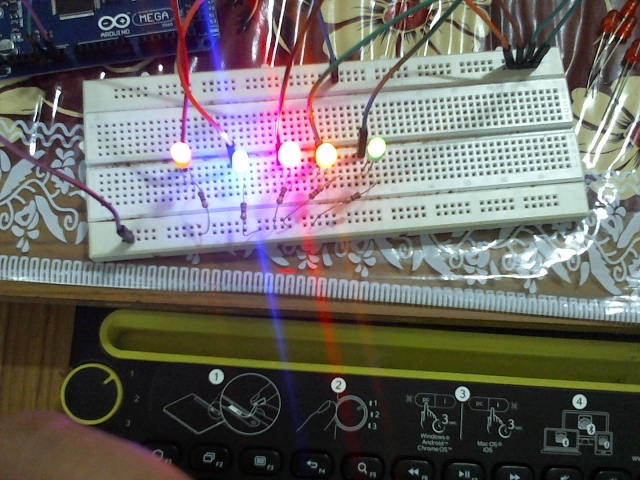
#> input picture test/avneesh_test_files/cv_algo/Camera_tools/images/captured_image2.jpg, 640 x 480 px
$ python Image_viewer.py
#> lines starting #> are read from the running program, lines starting #| are printed output that depends on the picture
"""
Author: Avneesh Mishra
Purpose: View and inspect an image using the inspection tool
note: ../Camera_tools/images/captured_image.jpg contains GREEN color LEDs
note: ../Camera_tools/images/captured_image1.jpg contains RED color LEDs
"""
import cv2 as cv
# Location of the file to be read and read image
image_location = "../Camera_tools/images/captured_image2.jpg"
img = cv.imread(image_location)
#> img is the input picture: shape (480, 640, 3); mean B, G, R 101.3, 104.5, 107.8
# Grayscale conversion
img_gray = cv.cvtColor(img, cv.COLOR_BGR2GRAY)
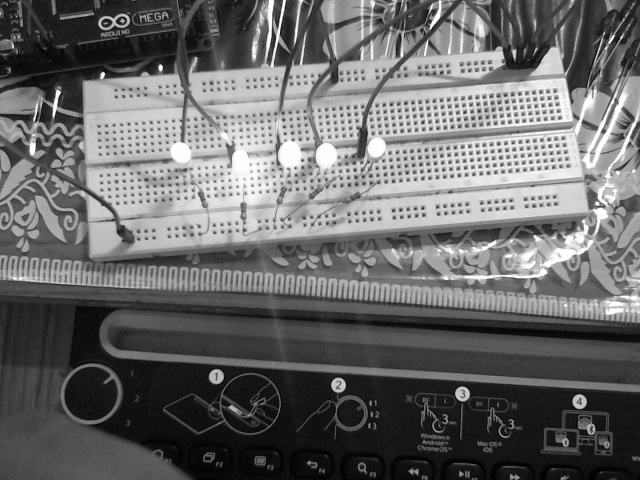
#> img_gray: shape (480, 640); min 0, max 255, mean 105.1
# Display image in windows
cv.namedWindow("Image")
cv.moveWindow("Image", 700, 30)
cv.namedWindow("Image Gray")
cv.moveWindow("Image Gray", 10, 30)
# Display slidebar window for thresholding
THRESH_VALUE = 0    # High pass thresholding


# Callback function for the trackbar
def threshChangeTo(value):
    """
    Change threshold
    :param value: new value
    :return: None
    """
    global THRESH_VALUE
    THRESH_VALUE = value


cv.namedWindow("Settings")
cv.moveWindow("Settings", 900, 620)
cv.createTrackbar("Threshold", "Settings", 0, 255, threshChangeTo)
while True:
    cv.imshow("Image", img)
    cv.imshow("Image Gray", img_gray)
    # TODO: Add thresholding code
    key = cv.waitKey(1) & 0xFF
#> (key q is pressed here)
    if key == ord('q'):
        break

cv.destroyAllWindows()

$ run again, with test/avneesh_test_files/cv_algo/Camera_tools/images/captured_image1.jpg copied over test/avneesh_test_files/cv_algo/Camera_tools/images/captured_image2.jpg
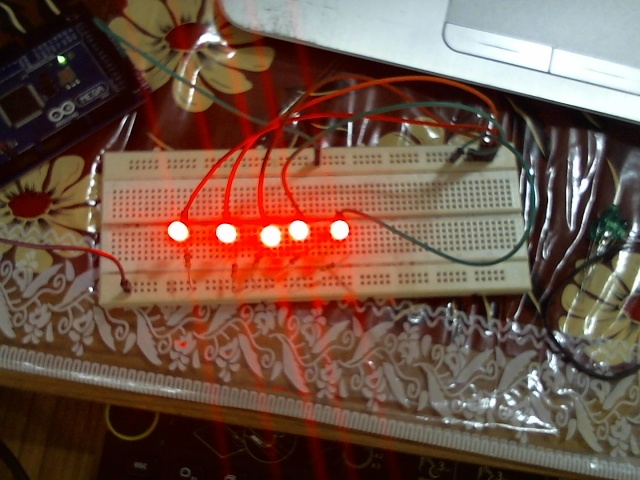
#> input picture test/avneesh_test_files/cv_algo/Camera_tools/images/captured_image1.jpg, 640 x 480 px
#> img is the input picture: shape (480, 640, 3); mean B, G, R 70.3, 84, 113.1
#> `img_gray = cv.cvtColor(img, cv.COLOR_BGR2GRAY)`:
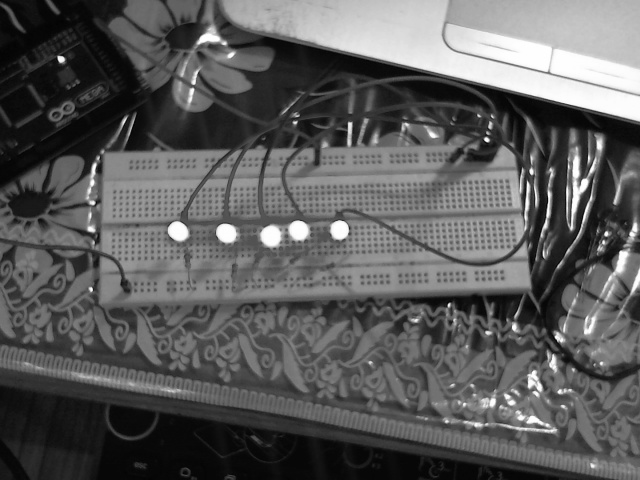
#> img_gray: shape (480, 640); min 2, max 255, mean 91.2

$ run again, with test/avneesh_test_files/cv_algo/Camera_tools/images/captured_image.jpg copied over test/avneesh_test_files/cv_algo/Camera_tools/images/captured_image2.jpg
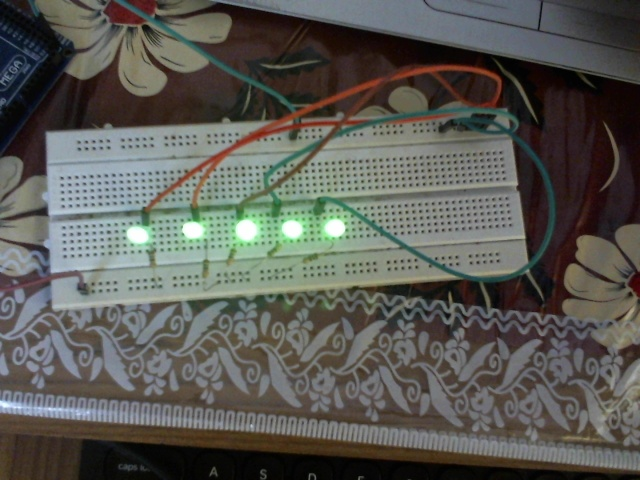
#> input picture test/avneesh_test_files/cv_algo/Camera_tools/images/captured_image.jpg, 640 x 480 px
#> img is the input picture: shape (480, 640, 3); mean B, G, R 84.4, 89.8, 90.2
#> `img_gray = cv.cvtColor(img, cv.COLOR_BGR2GRAY)`:
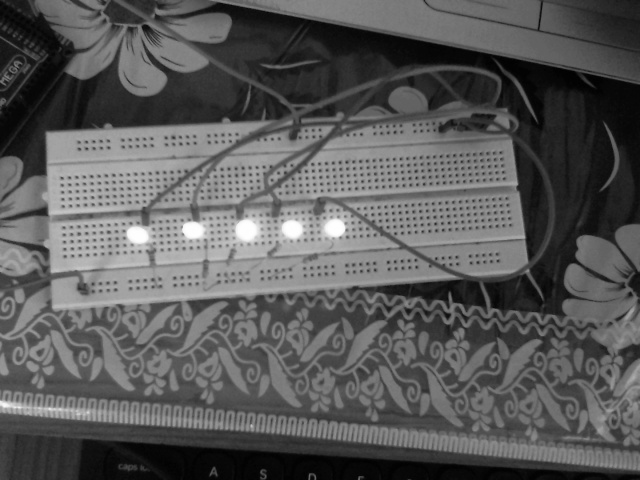
#> img_gray: shape (480, 640); min 0, max 255, mean 89.3
